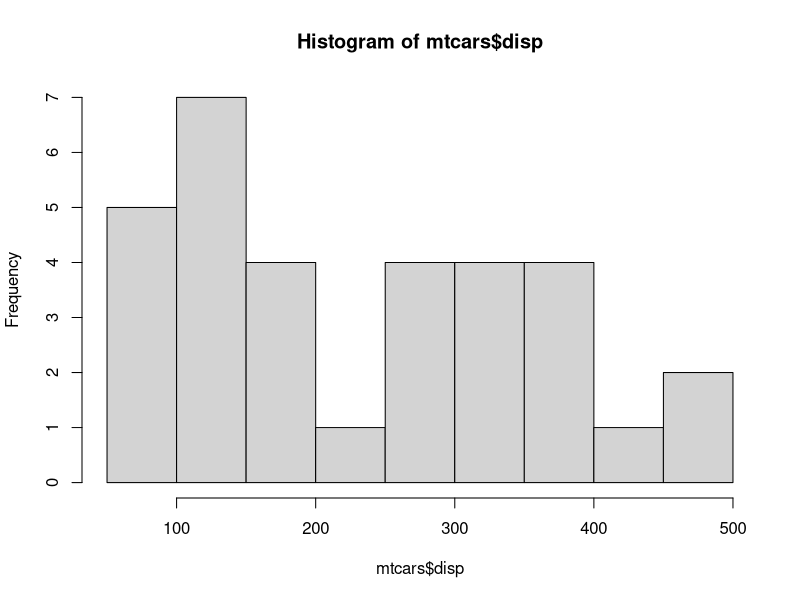
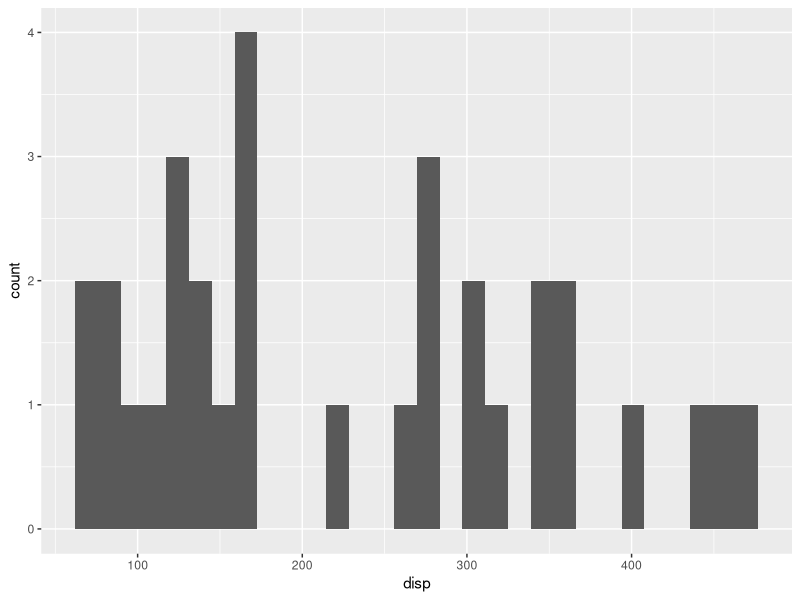
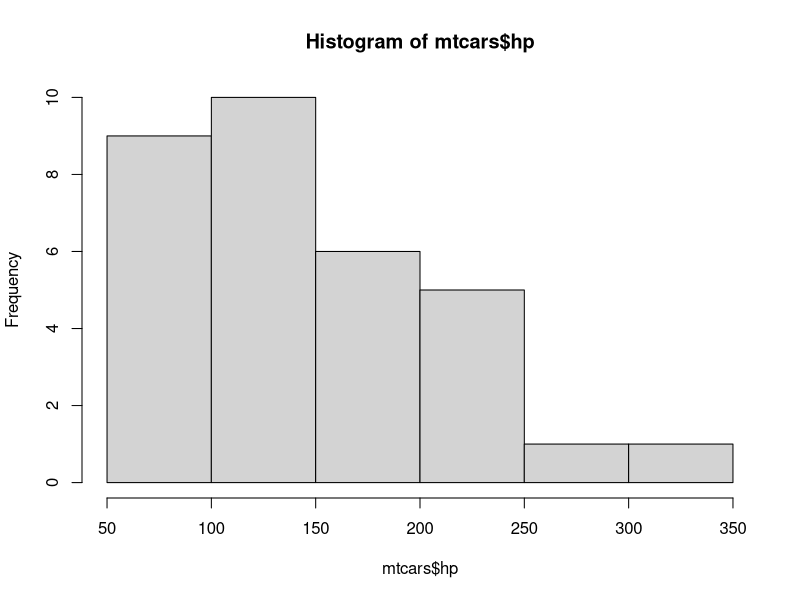
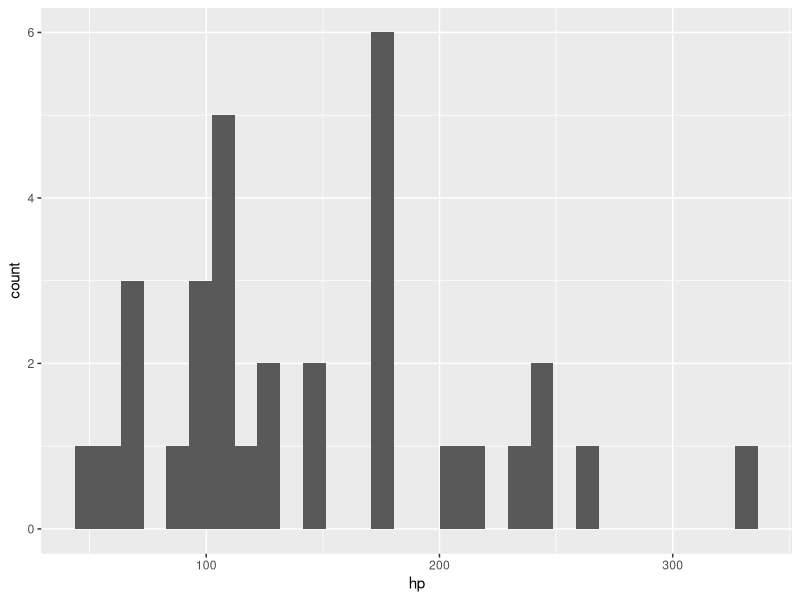
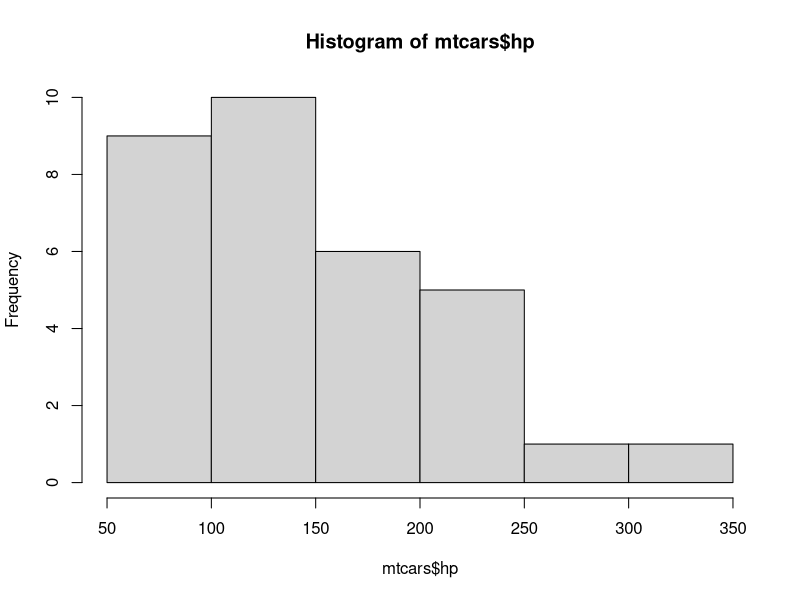
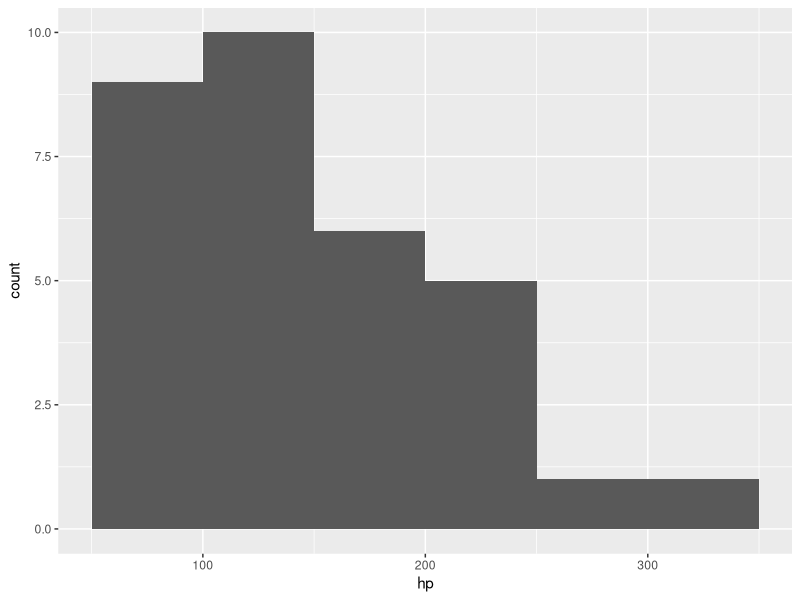
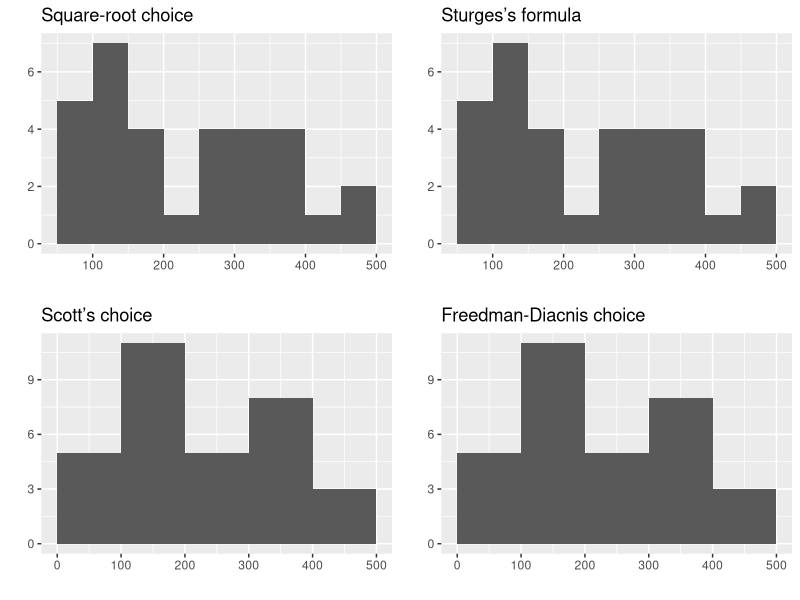
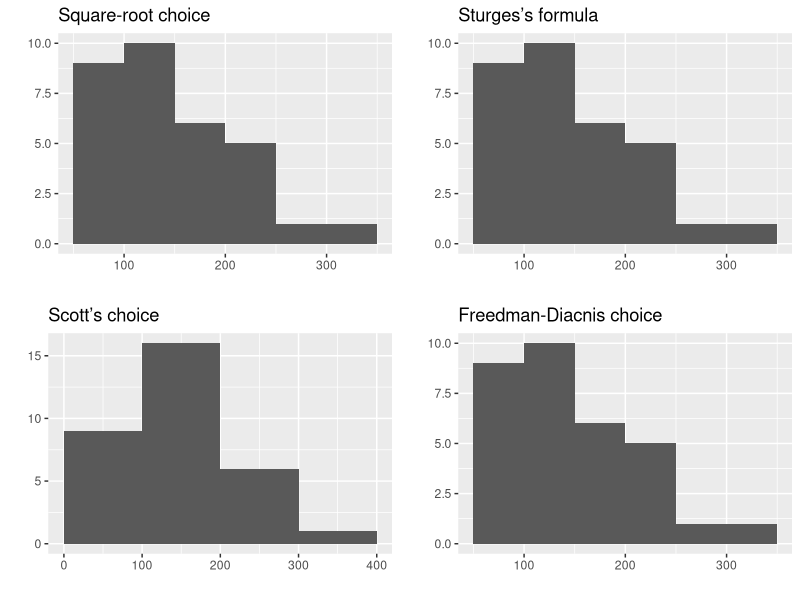

Source code (R) for these figures, in order:
## ---- chunk 1

## ---- chunk 2
knitr::opts_chunk$set(echo = TRUE)

require(tidyverse)
require(gridExtra)
require(DT)
require(knitr)

tidyverse::tidyverse_conflicts()

class <- c("display cell-border compact")
style <- ifelse(!interactive(), c("bootstrap"), c("default"))
## ---- chunk 3
hist(mtcars$disp)
## ---- chunk 4
mtcars %>% 
  ggplot2::ggplot(aes(x = disp)) +
    geom_histogram()
## ---- chunk 5
hist(mtcars$hp)
## ---- chunk 6
mtcars %>% 
  ggplot2::ggplot(aes(x = hp)) +
    geom_histogram()
## ---- chunk 7
hist(mtcars$hp)
mtcars %>% 
  ggplot2::ggplot(aes(x = hp)) +
    geom_histogram(breaks = pretty(mtcars$hp,
                                   n = nclass.Sturges(mtcars$hp)))
## ---- chunk 8
disp <- mtcars$disp
hp <- mtcars$hp
## ---- chunk 9
x <- mtcars$disp
## ---- chunk 10
x <- mtcars$hp
## ---- chunk 11
x <- mtcars$disp
## ---- chunk 12
x <- mtcars$disp

n <- round(sqrt(length(x)))
gg_src <- as.data.frame(x) %>% 
  ggplot2::ggplot(aes(x = x)) +
    ggplot2::geom_histogram(breaks = pretty(x, n)) +
    ggplot2::labs(title = "Square-root choice", x = "", y = "")

n <- nclass.Sturges(x)
gg_sf <- as.data.frame(x) %>% 
  ggplot2::ggplot(aes(x = x)) +
    ggplot2::geom_histogram(breaks = pretty(x, n)) +
    ggplot2::labs(title = "Sturges’s formula", x = "", y = "")

n <- nclass.scott(x)
gg_sc <- as.data.frame(x) %>% 
  ggplot2::ggplot(aes(x = x)) +
    ggplot2::geom_histogram(breaks = pretty(x, n)) +
    ggplot2::labs(title = "Scott’s choice", x = "", y = "")

n <- nclass.FD(x)
gg_fdc <- as.data.frame(x) %>% 
  ggplot2::ggplot(aes(x = x)) +
    ggplot2::geom_histogram(breaks = pretty(x, n)) +
    ggplot2::labs(title = "Freedman-Diacnis choice", x = "", y = "")

gridExtra::grid.arrange(gg_src, gg_sf, gg_sc, gg_fdc)
## ---- chunk 13
x <- mtcars$hp

n <- round(sqrt(length(x)))
gg_src <- as.data.frame(x) %>% 
  ggplot2::ggplot(aes(x = x)) +
    ggplot2::geom_histogram(breaks = pretty(x, n)) +
    ggplot2::labs(title = "Square-root choice", x = "", y = "")

n <- nclass.Sturges(x)
gg_sf <- as.data.frame(x) %>% 
  ggplot2::ggplot(aes(x = x)) +
    ggplot2::geom_histogram(breaks = pretty(x, n)) +
    ggplot2::labs(title = "Sturges’s formula", x = "", y = "")

n <- nclass.scott(x)
gg_sc <- as.data.frame(x) %>% 
  ggplot2::ggplot(aes(x = x)) +
    ggplot2::geom_histogram(breaks = pretty(x, n)) +
    ggplot2::labs(title = "Scott’s choice", x = "", y = "")

n <- nclass.FD(x)
gg_fdc <- as.data.frame(x) %>% 
  ggplot2::ggplot(aes(x = x)) +
    ggplot2::geom_histogram(breaks = pretty(x, n)) +
    ggplot2::labs(title = "Freedman-Diacnis choice", x = "", y = "")

gridExtra::grid.arrange(gg_src, gg_sf, gg_sc, gg_fdc)
## ---- chunk 14
x <- iris$Sepal.Length
## ---- chunk 15
x <- iris$Sepal.Width
## ---- chunk 16
x <- iris$Petal.Length
## ---- chunk 17
x <- iris$Petal.Width
## ---- chunk 18
x <- iris$Petal.Length

n <- round(sqrt(length(x)))
gg_src <- as.data.frame(x) %>% 
  ggplot2::ggplot(aes(x = x)) +
    ggplot2::geom_histogram(breaks = pretty(x, n)) +
    ggplot2::labs(title = "Square-root choice", x = "", y = "")

n <- nclass.Sturges(x)
gg_sf <- as.data.frame(x) %>% 
  ggplot2::ggplot(aes(x = x)) +
    ggplot2::geom_histogram(breaks = pretty(x, n)) +
    ggplot2::labs(title = "Sturges’s formula", x = "", y = "")

n <- nclass.scott(x)
gg_sc <- as.data.frame(x) %>% 
  ggplot2::ggplot(aes(x = x)) +
    ggplot2::geom_histogram(breaks = pretty(x, n)) +
    ggplot2::labs(title = "Scott’s choice", x = "", y = "")

n <- nclass.FD(x)
gg_fdc <- as.data.frame(x) %>% 
  ggplot2::ggplot(aes(x = x)) +
    ggplot2::geom_histogram(breaks = pretty(x, n)) +
    ggplot2::labs(title = "Freedman-Diacnis choice", x = "", y = "")

gridExtra::grid.arrange(gg_src, gg_sf, gg_sc, gg_fdc)
## ---- chunk 19
